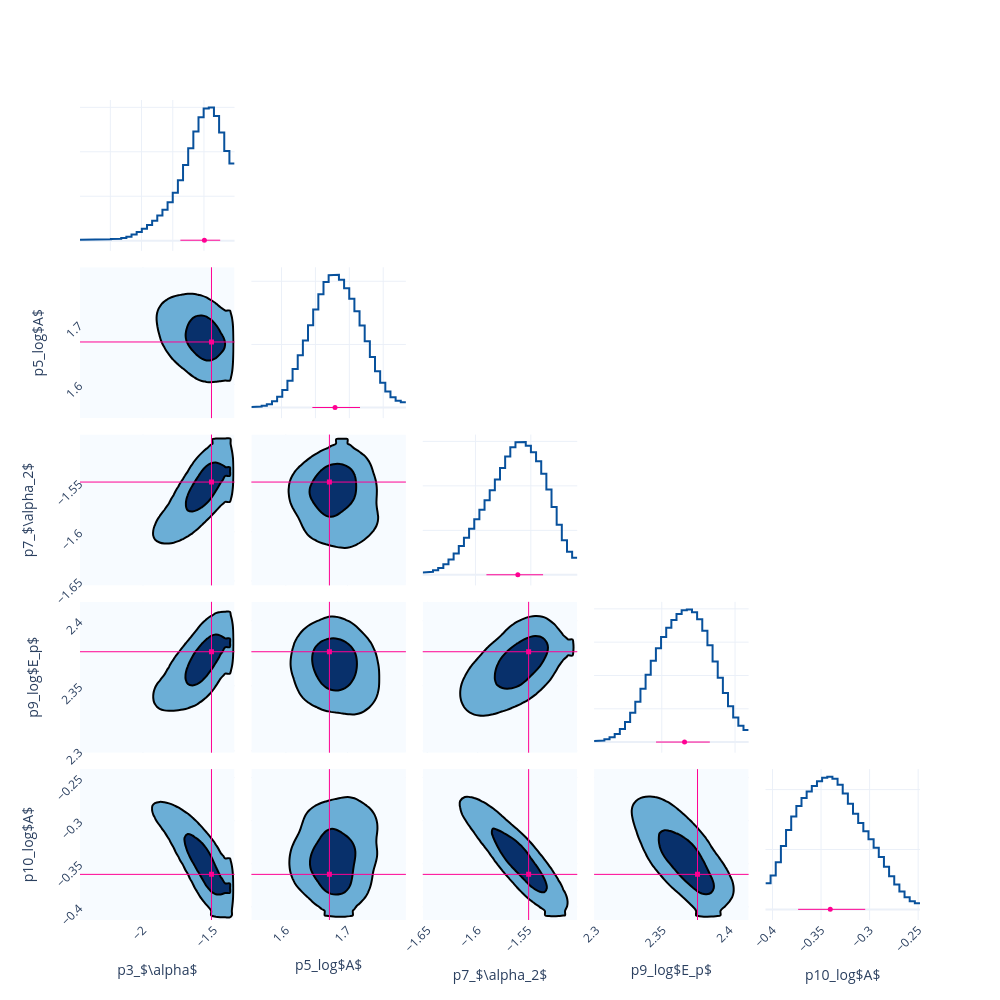

The cell this chart's notebook holds for it:
### Code cell
fig = Plot.post_corner(post, ploter='plotly')
fig.save(f'{savepath}/corner')

### Figure 1 — Plotly figure (JSON) as saved in the notebook; plotly's stock layout.template omitted (floating-point values rounded to 4 significant figures; data arrays with more than 128 entries replaced by an {"elided": "..."} marker saying what was removed)
{"data": [{"line": {"color": "#08519c", "width": 2}, "mode": "lines", "name": "p3_$\\alpha$", "showlegend": false, "type": "scatter", "x": [-2.394, -2.361, -2.361, -2.328, -2.328, -2.295, -2.295, -2.262, -2.262, -2.229, -2.229, -2.196, -2.196, -2.163, -2.163, -2.13, -2.13, -2.097, -2.097, -2.064, -2.064, -2.031, -2.031, -1.998, -1.998, -1.965, -1.965, -1.932, -1.932, -1.899, -1.899, -1.866, -1.866, -1.833, -1.833, -1.8, -1.8, -1.767, -1.767, -1.734, -1.734, -1.701, -1.701, -1.668, -1.668, -1.635, -1.635, -1.602, -1.602, -1.569, -1.569, -1.536, -1.536, -1.503, -1.503, -1.47, -1.47, -1.437, -1.437, -1.404], "xaxis": "x", "y": [0.02054, 0.02054, 0.01901, 0.01901, 0.01826, 0.01826, 0.02058, 0.02058, 0.02586, 0.02586, 0.03182, 0.03182, 0.03715, 0.03715, 0.04458, 0.04458, 0.0603, 0.0603, 0.09007, 0.09007, 0.1358, 0.1358, 0.1955, 0.1955, 0.2672, 0.2672, 0.3515, 0.3515, 0.4503, 0.4503, 0.5644, 0.5644, 0.6972, 0.6972, 0.8616, 0.8616, 1.078, 1.078, 1.359, 1.359, 1.7, 1.7, 2.078, 2.078, 2.454, 2.454, 2.776, 2.776, 2.976, 2.976, 2.996, 2.996, 2.803, 2.803, 2.434, 2.434, 2.016, 2.016, 1.734, 1.734], "yaxis": "y"}, {"line": {"color": "#08519c", "width": 2}, "mode": "lines", "name": "p5_log$A$", "showlegend": false, "type": "scatter", "x": [1.555, 1.563, 1.563, 1.571, 1.571, 1.578, 1.578, 1.586, 1.586, 1.593, 1.593, 1.601, 1.601, 1.609, 1.609, 1.616, 1.616, 1.624, 1.624, 1.631, 1.631, 1.639, 1.639, 1.647, 1.647, 1.654, 1.654, 1.662, 1.662, 1.669, 1.669, 1.677, 1.677, 1.685, 1.685, 1.692, 1.692, 1.7, 1.7, 1.707, 1.707, 1.715, 1.715, 1.723, 1.723, 1.73, 1.73, 1.738, 1.738, 1.745, 1.745, 1.753, 1.753, 1.761, 1.761, 1.768, 1.768, 1.776, 1.776, 1.784], "xaxis": "x7", "y": [0.05406, 0.05406, 0.07918, 0.07918, 0.1452, 0.1452, 0.2759, 0.2759, 0.4992, 0.4992, 0.8531, 0.8531, 1.384, 1.384, 2.124, 2.124, 3.059, 3.059, 4.137, 4.137, 5.302, 5.302, 6.522, 6.522, 7.773, 7.773, 8.972, 8.972, 9.939, 9.939, 10.48, 10.48, 10.51, 10.51, 10.11, 10.11, 9.449, 9.449, 8.614, 8.614, 7.63, 7.63, 6.494, 6.494, 5.251, 5.251, 4.005, 4.005, 2.88, 2.88, 1.963, 1.963, 1.28, 1.28, 0.8161, 0.8161, 0.54, 0.54, 0.4153, 0.4153], "yaxis": "y7"}, {"colorscale": [[0, "rgb(247,251,255)"], [0.125, "rgb(222,235,247)"], [0.25, "rgb(198,219,239)"], [0.375, "rgb(158,202,225)"], [0.5, "rgb(107,174,214)"], [0.625, "rgb(66,146,198)"], [0.75, "rgb(33,113,181)"], [0.875, "rgb(8,81,156)"], [1, "rgb(8,48,107)"]], "contours": {"end": 0.00513, "size": 0.003941, "start": 0.00119}, "line": {"width": 2}, "name": "p3_$\\alpha$&p5_log$A$", "ncontours": 2, "showlegend": false, "showscale": false, "type": "contour", "x": [-2.444, -2.411, -2.378, -2.345, -2.312, -2.279, -2.246, -2.213, -2.18, -2.147, -2.114, -2.081, -2.048, -2.015, -1.982, -1.949, -1.916, -1.883, -1.85, -1.817, -1.784, -1.751, -1.718, -1.685, -1.652, -1.619, -1.586, -1.553, -1.52, -1.487, -1.454, -1.421, -1.388, -1.355], "xaxis": "x6", "y": [1.544, 1.552, 1.559, 1.567, 1.574, 1.582, 1.59, 1.597, 1.605, 1.612, 1.62, 1.628, 1.635, 1.643, 1.65, 1.658, 1.666, 1.673, 1.681, 1.688, 1.696, 1.704, 1.711, 1.719, 1.726, 1.734, 1.742, 1.749, 1.757, 1.764, 1.772, 1.78, 1.787, 1.795], "yaxis": "y6", "z": {"elided": "34x34 float values"}}, {"line": {"color": "#08519c", "width": 2}, "mode": "lines", "name": "p7_$\\alpha_2$", "showlegend": false, "type": "scatter", "x": [-1.648, -1.643, -1.643, -1.638, -1.638, -1.634, -1.634, -1.629, -1.629, -1.624, -1.624, -1.62, -1.62, -1.615, -1.615, -1.61, -1.61, -1.606, -1.606, -1.601, -1.601, -1.596, -1.596, -1.592, -1.592, -1.587, -1.587, -1.582, -1.582, -1.578, -1.578, -1.573, -1.573, -1.569, -1.569, -1.564, -1.564, -1.559, -1.559, -1.555, -1.555, -1.55, -1.55, -1.545, -1.545, -1.541, -1.541, -1.536, -1.536, -1.531, -1.531, -1.527, -1.527, -1.522, -1.522, -1.517, -1.517, -1.513, -1.513, -1.508], "xaxis": "x13", "y": [0.262, 0.262, 0.3402, 0.3402, 0.5083, 0.5083, 0.7823, 0.7823, 1.179, 1.179, 1.715, 1.715, 2.404, 2.404, 3.236, 3.236, 4.177, 4.177, 5.187, 5.187, 6.239, 6.239, 7.314, 7.314, 8.395, 8.395, 9.506, 9.506, 10.71, 10.71, 12.01, 12.01, 13.3, 13.3, 14.33, 14.33, 14.89, 14.89, 14.92, 14.92, 14.51, 14.51, 13.79, 13.79, 12.75, 12.75, 11.35, 11.35, 9.601, 9.601, 7.618, 7.618, 5.626, 5.626, 3.878, 3.878, 2.595, 2.595, 1.923, 1.923], "yaxis": "y13"}, {"colorscale": [[0, "rgb(247,251,255)"], [0.125, "rgb(222,235,247)"], [0.25, "rgb(198,219,239)"], [0.375, "rgb(158,202,225)"], [0.5, "rgb(107,174,214)"], [0.625, "rgb(66,146,198)"], [0.75, "rgb(33,113,181)"], [0.875, "rgb(8,81,156)"], [1, "rgb(8,48,107)"]], "contours": {"end": 0.006088, "size": 0.004568, "start": 0.00152}, "line": {"width": 2}, "name": "p3_$\\alpha$&p7_$\\alpha_2$", "ncontours": 2, "showlegend": false, "showscale": false, "type": "contour", "x": [-2.444, -2.411, -2.378, -2.345, -2.312, -2.279, -2.246, -2.213, -2.18, -2.147, -2.114, -2.081, -2.048, -2.015, -1.982, -1.949, -1.916, -1.883, -1.85, -1.817, -1.784, -1.751, -1.718, -1.685, -1.652, -1.619, -1.586, -1.553, -1.52, -1.487, -1.454, -1.421, -1.388, -1.355], "xaxis": "x11", "y": [-1.655, -1.65, -1.645, -1.641, -1.636, -1.631, -1.627, -1.622, -1.617, -1.613, -1.608, -1.603, -1.599, -1.594, -1.589, -1.585, -1.58, -1.576, -1.571, -1.566, -1.562, -1.557, -1.552, -1.548, -1.543, -1.538, -1.534, -1.529, -1.524, -1.52, -1.515, -1.51, -1.506, -1.501], "yaxis": "y11", "z": {"elided": "34x34 float values"}}, {"colorscale": [[0, "rgb(247,251,255)"], [0.125, "rgb(222,235,247)"], [0.25, "rgb(198,219,239)"], [0.375, "rgb(158,202,225)"], [0.5, "rgb(107,174,214)"], [0.625, "rgb(66,146,198)"], [0.75, "rgb(33,113,181)"], [0.875, "rgb(8,81,156)"], [1, "rgb(8,48,107)"]], "contours": {"end": 0.003496, "size": 0.002549, "start": 0.0009472}, "line": {"width": 2}, "name": "p5_log$A$&p7_$\\alpha_2$", "ncontours": 2, "showlegend": false, "showscale": false, "type": "contour", "x": [1.544, 1.552, 1.559, 1.567, 1.574, 1.582, 1.59, 1.597, 1.605, 1.612, 1.62, 1.628, 1.635, 1.643, 1.65, 1.658, 1.666, 1.673, 1.681, 1.688, 1.696, 1.704, 1.711, 1.719, 1.726, 1.734, 1.742, 1.749, 1.757, 1.764, 1.772, 1.78, 1.787, 1.795], "xaxis": "x12", "y": [-1.655, -1.65, -1.645, -1.641, -1.636, -1.631, -1.627, -1.622, -1.617, -1.613, -1.608, -1.603, -1.599, -1.594, -1.589, -1.585, -1.58, -1.576, -1.571, -1.566, -1.562, -1.557, -1.552, -1.548, -1.543, -1.538, -1.534, -1.529, -1.524, -1.52, -1.515, -1.51, -1.506, -1.501], "yaxis": "y12", "z": {"elided": "34x34 float values"}}, {"line": {"color": "#08519c", "width": 2}, "mode": "lines", "name": "p9_log$E_p$", "showlegend": false, "type": "scatter", "x": [2.304, 2.307, 2.307, 2.311, 2.311, 2.314, 2.314, 2.318, 2.318, 2.321, 2.321, 2.325, 2.325, 2.328, 2.328, 2.332, 2.332, 2.335, 2.335, 2.339, 2.339, 2.342, 2.342, 2.346, 2.346, 2.35, 2.35, 2.353, 2.353, 2.357, 2.357, 2.36, 2.36, 2.364, 2.364, 2.367, 2.367, 2.371, 2.371, 2.374, 2.374, 2.378, 2.378, 2.381, 2.381, 2.385, 2.385, 2.388, 2.388, 2.392, 2.392, 2.395, 2.395, 2.399, 2.399, 2.402, 2.402, 2.406, 2.406, 2.409], "xaxis": "x19", "y": [0.1847, 0.1847, 0.2551, 0.2551, 0.4197, 0.4197, 0.7223, 0.7223, 1.22, 1.22, 1.971, 1.971, 3.021, 3.021, 4.389, 4.389, 6.073, 6.073, 8.025, 8.025, 10.12, 10.12, 12.2, 12.2, 14.1, 14.1, 15.76, 15.76, 17.18, 17.18, 18.34, 18.34, 19.22, 19.22, 19.78, 19.78, 19.92, 19.92, 19.5, 19.5, 18.43, 18.43, 16.73, 16.73, 14.54, 14.54, 12.09, 12.09, 9.645, 9.645, 7.38, 7.38, 5.373, 5.373, 3.695, 3.695, 2.466, 2.466, 1.814, 1.814], "yaxis": "y19"}, {"colorscale": [[0, "rgb(247,251,255)"], [0.125, "rgb(222,235,247)"], [0.25, "rgb(198,219,239)"], [0.375, "rgb(158,202,225)"], [0.5, "rgb(107,174,214)"], [0.625, "rgb(66,146,198)"], [0.75, "rgb(33,113,181)"], [0.875, "rgb(8,81,156)"], [1, "rgb(8,48,107)"]], "contours": {"end": 0.005852, "size": 0.004464, "start": 0.001388}, "line": {"width": 2}, "name": "p3_$\\alpha$&p9_log$E_p$", "ncontours": 2, "showlegend": false, "showscale": false, "type": "contour", "x": [-2.444, -2.411, -2.378, -2.345, -2.312, -2.279, -2.246, -2.213, -2.18, -2.147, -2.114, -2.081, -2.048, -2.015, -1.982, -1.949, -1.916, -1.883, -1.85, -1.817, -1.784, -1.751, -1.718, -1.685, -1.652, -1.619, -1.586, -1.553, -1.52, -1.487, -1.454, -1.421, -1.388, -1.355], "xaxis": "x16", "y": [2.299, 2.302, 2.306, 2.309, 2.313, 2.316, 2.32, 2.323, 2.327, 2.33, 2.334, 2.337, 2.341, 2.344, 2.348, 2.351, 2.355, 2.358, 2.362, 2.365, 2.369, 2.372, 2.376, 2.379, 2.383, 2.386, 2.39, 2.393, 2.397, 2.4, 2.404, 2.408, 2.411, 2.415], "yaxis": "y16", "z": {"elided": "34x34 float values"}}, {"colorscale": [[0, "rgb(247,251,255)"], [0.125, "rgb(222,235,247)"], [0.25, "rgb(198,219,239)"], [0.375, "rgb(158,202,225)"], [0.5, "rgb(107,174,214)"], [0.625, "rgb(66,146,198)"], [0.75, "rgb(33,113,181)"], [0.875, "rgb(8,81,156)"], [1, "rgb(8,48,107)"]], "contours": {"end": 0.003596, "size": 0.002641, "start": 0.0009558}, "line": {"width": 2}, "name": "p5_log$A$&p9_log$E_p$", "ncontours": 2, "showlegend": false, "showscale": false, "type": "contour", "x": [1.544, 1.552, 1.559, 1.567, 1.574, 1.582, 1.59, 1.597, 1.605, 1.612, 1.62, 1.628, 1.635, 1.643, 1.65, 1.658, 1.666, 1.673, 1.681, 1.688, 1.696, 1.704, 1.711, 1.719, 1.726, 1.734, 1.742, 1.749, 1.757, 1.764, 1.772, 1.78, 1.787, 1.795], "xaxis": "x17", "y": [2.299, 2.302, 2.306, 2.309, 2.313, 2.316, 2.32, 2.323, 2.327, 2.33, 2.334, 2.337, 2.341, 2.344, 2.348, 2.351, 2.355, 2.358, 2.362, 2.365, 2.369, 2.372, 2.376, 2.379, 2.383, 2.386, 2.39, 2.393, 2.397, 2.4, 2.404, 2.408, 2.411, 2.415], "yaxis": "y17", "z": {"elided": "34x34 float values"}}, {"colorscale": [[0, "rgb(247,251,255)"], [0.125, "rgb(222,235,247)"], [0.25, "rgb(198,219,239)"], [0.375, "rgb(158,202,225)"], [0.5, "rgb(107,174,214)"], [0.625, "rgb(66,146,198)"], [0.75, "rgb(33,113,181)"], [0.875, "rgb(8,81,156)"], [1, "rgb(8,48,107)"]], "contours": {"end": 0.003611, "size": 0.002632, "start": 0.0009786}, "line": {"width": 2}, "name": "p7_$\\alpha_2$&p9_log$E_p$", "ncontours": 2, "showlegend": false, "showscale": false, "type": "contour", "x": [-1.655, -1.65, -1.645, -1.641, -1.636, -1.631, -1.627, -1.622, -1.617, -1.613, -1.608, -1.603, -1.599, -1.594, -1.589, -1.585, -1.58, -1.576, -1.571, -1.566, -1.562, -1.557, -1.552, -1.548, -1.543, -1.538, -1.534, -1.529, -1.524, -1.52, -1.515, -1.51, -1.506, -1.501], "xaxis": "x18", "y": [2.299, 2.302, 2.306, 2.309, 2.313, 2.316, 2.32, 2.323, 2.327, 2.33, 2.334, 2.337, 2.341, 2.344, 2.348, 2.351, 2.355, 2.358, 2.362, 2.365, 2.369, 2.372, 2.376, 2.379, 2.383, 2.386, 2.39, 2.393, 2.397, 2.4, 2.404, 2.408, 2.411, 2.415], "yaxis": "y18", "z": {"elided": "34x34 float values"}}, {"line": {"color": "#08519c", "width": 2}, "mode": "lines", "name": "p10_log$A$", "showlegend": false, "type": "scatter", "x": [-0.4073, -0.402, -0.402, -0.3967, -0.3967, -0.3913, -0.3913, -0.386, -0.386, -0.3807, -0.3807, -0.3754, -0.3754, -0.3701, -0.3701, -0.3648, -0.3648, -0.3595, -0.3595, -0.3542, -0.3542, -0.3489, -0.3489, -0.3436, -0.3436, -0.3383, -0.3383, -0.333, -0.333, -0.3277, -0.3277, -0.3224, -0.3224, -0.3171, -0.3171, -0.3118, -0.3118, -0.3065, -0.3065, -0.3012, -0.3012, -0.2959, -0.2959, -0.2905, -0.2905, -0.2852, -0.2852, -0.2799, -0.2799, -0.2746, -0.2746, -0.2693, -0.2693, -0.264, -0.264, -0.2587, -0.2587, -0.2534, -0.2534, -0.2481], "xaxis": "x25", "y": [2.196, 2.196, 2.823, 2.823, 3.933, 3.933, 5.285, 5.285, 6.623, 6.623, 7.763, 7.763, 8.642, 8.642, 9.308, 9.308, 9.845, 9.845, 10.31, 10.31, 10.7, 10.7, 10.98, 10.98, 11.08, 11.08, 10.9, 10.9, 10.4, 10.4, 9.669, 9.669, 8.824, 8.824, 7.988, 7.988, 7.222, 7.222, 6.524, 6.524, 5.851, 5.851, 5.144, 5.144, 4.371, 4.371, 3.557, 3.557, 2.772, 2.772, 2.075, 2.075, 1.492, 1.492, 1.025, 1.025, 0.6881, 0.6881, 0.5087, 0.5087], "yaxis": "y25"}, {"colorscale": [[0, "rgb(247,251,255)"], [0.125, "rgb(222,235,247)"], [0.25, "rgb(198,219,239)"], [0.375, "rgb(158,202,225)"], [0.5, "rgb(107,174,214)"], [0.625, "rgb(66,146,198)"], [0.75, "rgb(33,113,181)"], [0.875, "rgb(8,81,156)"], [1, "rgb(8,48,107)"]], "contours": {"end": 0.006109, "size": 0.004402, "start": 0.001706}, "line": {"width": 2}, "name": "p3_$\\alpha$&p10_log$A$", "ncontours": 2, "showlegend": false, "showscale": false, "type": "contour", "x": [-2.444, -2.411, -2.378, -2.345, -2.312, -2.279, -2.246, -2.213, -2.18, -2.147, -2.114, -2.081, -2.048, -2.015, -1.982, -1.949, -1.916, -1.883, -1.85, -1.817, -1.784, -1.751, -1.718, -1.685, -1.652, -1.619, -1.586, -1.553, -1.52, -1.487, -1.454, -1.421, -1.388, -1.355], "xaxis": "x21", "y": [-0.4152, -0.4099, -0.4046, -0.3993, -0.394, -0.3887, -0.3834, -0.3781, -0.3728, -0.3675, -0.3622, -0.3569, -0.3516, -0.3463, -0.3409, -0.3356, -0.3303, -0.325, -0.3197, -0.3144, -0.3091, -0.3038, -0.2985, -0.2932, -0.2879, -0.2826, -0.2773, -0.272, -0.2667, -0.2614, -0.2561, -0.2508, -0.2455, -0.2402], "yaxis": "y21", "z": {"elided": "34x34 float values"}}, {"colorscale": [[0, "rgb(247,251,255)"], [0.125, "rgb(222,235,247)"], [0.25, "rgb(198,219,239)"], [0.375, "rgb(158,202,225)"], [0.5, "rgb(107,174,214)"], [0.625, "rgb(66,146,198)"], [0.75, "rgb(33,113,181)"], [0.875, "rgb(8,81,156)"], [1, "rgb(8,48,107)"]], "contours": {"end": 0.003031, "size": 0.002142, "start": 0.0008892}, "line": {"width": 2}, "name": "p5_log$A$&p10_log$A$", "ncontours": 2, "showlegend": false, "showscale": false, "type": "contour", "x": [1.544, 1.552, 1.559, 1.567, 1.574, 1.582, 1.59, 1.597, 1.605, 1.612, 1.62, 1.628, 1.635, 1.643, 1.65, 1.658, 1.666, 1.673, 1.681, 1.688, 1.696, 1.704, 1.711, 1.719, 1.726, 1.734, 1.742, 1.749, 1.757, 1.764, 1.772, 1.78, 1.787, 1.795], "xaxis": "x22", "y": [-0.4152, -0.4099, -0.4046, -0.3993, -0.394, -0.3887, -0.3834, -0.3781, -0.3728, -0.3675, -0.3622, -0.3569, -0.3516, -0.3463, -0.3409, -0.3356, -0.3303, -0.325, -0.3197, -0.3144, -0.3091, -0.3038, -0.2985, -0.2932, -0.2879, -0.2826, -0.2773, -0.272, -0.2667, -0.2614, -0.2561, -0.2508, -0.2455, -0.2402], "yaxis": "y22", "z": {"elided": "34x34 float values"}}, {"colorscale": [[0, "rgb(247,251,255)"], [0.125, "rgb(222,235,247)"], [0.25, "rgb(198,219,239)"], [0.375, "rgb(158,202,225)"], [0.5, "rgb(107,174,214)"], [0.625, "rgb(66,146,198)"], [0.75, "rgb(33,113,181)"], [0.875, "rgb(8,81,156)"], [1, "rgb(8,48,107)"]], "contours": {"end": 0.005015, "size": 0.00357, "start": 0.001445}, "line": {"width": 2}, "name": "p7_$\\alpha_2$&p10_log$A$", "ncontours": 2, "showlegend": false, "showscale": false, "type": "contour", "x": [-1.655, -1.65, -1.645, -1.641, -1.636, -1.631, -1.627, -1.622, -1.617, -1.613, -1.608, -1.603, -1.599, -1.594, -1.589, -1.585, -1.58, -1.576, -1.571, -1.566, -1.562, -1.557, -1.552, -1.548, -1.543, -1.538, -1.534, -1.529, -1.524, -1.52, -1.515, -1.51, -1.506, -1.501], "xaxis": "x23", "y": [-0.4152, -0.4099, -0.4046, -0.3993, -0.394, -0.3887, -0.3834, -0.3781, -0.3728, -0.3675, -0.3622, -0.3569, -0.3516, -0.3463, -0.3409, -0.3356, -0.3303, -0.325, -0.3197, -0.3144, -0.3091, -0.3038, -0.2985, -0.2932, -0.2879, -0.2826, -0.2773, -0.272, -0.2667, -0.2614, -0.2561, -0.2508, -0.2455, -0.2402], "yaxis": "y23", "z": {"elided": "34x34 float values"}}, {"colorscale": [[0, "rgb(247,251,255)"], [0.125, "rgb(222,235,247)"], [0.25, "rgb(198,219,239)"], [0.375, "rgb(158,202,225)"], [0.5, "rgb(107,174,214)"], [0.625, "rgb(66,146,198)"], [0.75, "rgb(33,113,181)"], [0.875, "rgb(8,81,156)"], [1, "rgb(8,48,107)"]], "contours": {"end": 0.003632, "size": 0.00258, "start": 0.001052}, "line": {"width": 2}, "name": "p9_log$E_p$&p10_log$A$", "ncontours": 2, "showlegend": false, "showscale": false, "type": "contour", "x": [2.299, 2.302, 2.306, 2.309, 2.313, 2.316, 2.32, 2.323, 2.327, 2.33, 2.334, 2.337, 2.341, 2.344, 2.348, 2.351, 2.355, 2.358, 2.362, 2.365, 2.369, 2.372, 2.376, 2.379, 2.383, 2.386, 2.39, 2.393, 2.397, 2.4, 2.404, 2.408, 2.411, 2.415], "xaxis": "x24", "y": [-0.4152, -0.4099, -0.4046, -0.3993, -0.394, -0.3887, -0.3834, -0.3781, -0.3728, -0.3675, -0.3622, -0.3569, -0.3516, -0.3463, -0.3409, -0.3356, -0.3303, -0.325, -0.3197, -0.3144, -0.3091, -0.3038, -0.2985, -0.2932, -0.2879, -0.2826, -0.2773, -0.272, -0.2667, -0.2614, -0.2561, -0.2508, -0.2455, -0.2402], "yaxis": "y24", "z": {"elided": "34x34 float values"}}, {"error_x": {"array": [0.1012], "arrayminus": [0.1538], "color": "#FF0092", "symmetric": false, "thickness": 1, "type": "data", "width": 0}, "marker": {"color": "#FF0092", "size": 5, "symbol": "circle"}, "mode": "markers", "name": "p3_$\\alpha$", "showlegend": false, "type": "scatter", "x": [-1.597], "xaxis": "x", "y": [0.01], "yaxis": "y"}, {"error_x": {"array": [0.03684], "arrayminus": [0.03347], "color": "#FF0092", "symmetric": false, "thickness": 1, "type": "data", "width": 0}, "marker": {"color": "#FF0092", "size": 5, "symbol": "circle"}, "mode": "markers", "name": "p5_log$A$", "showlegend": false, "type": "scatter", "x": [1.679], "xaxis": "x7", "y": [0.01], "yaxis": "y7"}, {"error_x": {"array": [0.0228], "arrayminus": [0.02837], "color": "#FF0092", "symmetric": false, "thickness": 1, "type": "data", "width": 0}, "marker": {"color": "#FF0092", "size": 5, "symbol": "circle"}, "mode": "markers", "name": "p7_$\\alpha_2$", "showlegend": false, "type": "scatter", "x": [-1.562], "xaxis": "x13", "y": [0.01], "yaxis": "y13"}, {"error_x": {"array": [0.01725], "arrayminus": [0.01943], "color": "#FF0092", "symmetric": false, "thickness": 1, "type": "data", "width": 0}, "marker": {"color": "#FF0092", "size": 5, "symbol": "circle"}, "mode": "markers", "name": "p9_log$E_p$", "showlegend": false, "type": "scatter", "x": [2.366], "xaxis": "x19", "y": [0.01], "yaxis": "y19"}, {"error_x": {"array": [0.03598], "arrayminus": [0.03309], "color": "#FF0092", "symmetric": false, "thickness": 1, "type": "data", "width": 0}, "marker": {"color": "#FF0092", "size": 5, "symbol": "circle"}, "mode": "markers", "name": "p10_log$A$", "showlegend": false, "type": "scatter", "x": [-0.3405], "xaxis": "x25", "y": [0.01], "yaxis": "y25"}, {"marker": {"color": "#FF0092", "size": 5, "symbol": "square"}, "mode": "markers", "name": "p3_$\\alpha$&p5_log$A$", "showlegend": false, "type": "scatter", "x": [-1.517], "xaxis": "x6", "y": [1.671], "yaxis": "y6"}, {"marker": {"color": "#FF0092", "size": 5, "symbol": "square"}, "mode": "markers", "name": "p3_$\\alpha$&p7_$\\alpha_2$", "showlegend": false, "type": "scatter", "x": [-1.517], "xaxis": "x11", "y": [-1.549], "yaxis": "y11"}, {"marker": {"color": "#FF0092", "size": 5, "symbol": "square"}, "mode": "markers", "name": "p5_log$A$&p7_$\\alpha_2$", "showlegend": false, "type": "scatter", "x": [1.671], "xaxis": "x12", "y": [-1.549], "yaxis": "y12"}, {"marker": {"color": "#FF0092", "size": 5, "symbol": "square"}, "mode": "markers", "name": "p3_$\\alpha$&p9_log$E_p$", "showlegend": false, "type": "scatter", "x": [-1.517], "xaxis": "x16", "y": [2.376], "yaxis": "y16"}, {"marker": {"color": "#FF0092", "size": 5, "symbol": "square"}, "mode": "markers", "name": "p5_log$A$&p9_log$E_p$", "showlegend": false, "type": "scatter", "x": [1.671], "xaxis": "x17", "y": [2.376], "yaxis": "y17"}, {"marker": {"color": "#FF0092", "size": 5, "symbol": "square"}, "mode": "markers", "name": "p7_$\\alpha_2$&p9_log$E_p$", "showlegend": false, "type": "scatter", "x": [-1.549], "xaxis": "x18", "y": [2.376], "yaxis": "y18"}, {"marker": {"color": "#FF0092", "size": 5, "symbol": "square"}, "mode": "markers", "name": "p3_$\\alpha$&p10_log$A$", "showlegend": false, "type": "scatter", "x": [-1.517], "xaxis": "x21", "y": [-0.3623], "yaxis": "y21"}, {"marker": {"color": "#FF0092", "size": 5, "symbol": "square"}, "mode": "markers", "name": "p5_log$A$&p10_log$A$", "showlegend": false, "type": "scatter", "x": [1.671], "xaxis": "x22", "y": [-0.3623], "yaxis": "y22"}, {"marker": {"color": "#FF0092", "size": 5, "symbol": "square"}, "mode": "markers", "name": "p7_$\\alpha_2$&p10_log$A$", "showlegend": false, "type": "scatter", "x": [-1.549], "xaxis": "x23", "y": [-0.3623], "yaxis": "y23"}, {"marker": {"color": "#FF0092", "size": 5, "symbol": "square"}, "mode": "markers", "name": "p9_log$E_p$&p10_log$A$", "showlegend": false, "type": "scatter", "x": [2.376], "xaxis": "x24", "y": [-0.3623], "yaxis": "y24"}], "layout": {"height": 1000, "shapes": [{"line": {"color": "#FF0092", "width": 1}, "type": "line", "x0": -1.517, "x1": -1.517, "xref": "x6", "y0": 0, "y1": 1, "yref": "y6 domain"}, {"line": {"color": "#FF0092", "width": 1}, "type": "line", "x0": 0, "x1": 1, "xref": "x6 domain", "y0": 1.671, "y1": 1.671, "yref": "y6"}, {"line": {"color": "#FF0092", "width": 1}, "type": "line", "x0": -1.517, "x1": -1.517, "xref": "x11", "y0": 0, "y1": 1, "yref": "y11 domain"}, {"line": {"color": "#FF0092", "width": 1}, "type": "line", "x0": 0, "x1": 1, "xref": "x11 domain", "y0": -1.549, "y1": -1.549, "yref": "y11"}, {"line": {"color": "#FF0092", "width": 1}, "type": "line", "x0": 1.671, "x1": 1.671, "xref": "x12", "y0": 0, "y1": 1, "yref": "y12 domain"}, {"line": {"color": "#FF0092", "width": 1}, "type": "line", "x0": 0, "x1": 1, "xref": "x12 domain", "y0": -1.549, "y1": -1.549, "yref": "y12"}, {"line": {"color": "#FF0092", "width": 1}, "type": "line", "x0": -1.517, "x1": -1.517, "xref": "x16", "y0": 0, "y1": 1, "yref": "y16 domain"}, {"line": {"color": "#FF0092", "width": 1}, "type": "line", "x0": 0, "x1": 1, "xref": "x16 domain", "y0": 2.376, "y1": 2.376, "yref": "y16"}, {"line": {"color": "#FF0092", "width": 1}, "type": "line", "x0": 1.671, "x1": 1.671, "xref": "x17", "y0": 0, "y1": 1, "yref": "y17 domain"}, {"line": {"color": "#FF0092", "width": 1}, "type": "line", "x0": 0, "x1": 1, "xref": "x17 domain", "y0": 2.376, "y1": 2.376, "yref": "y17"}, {"line": {"color": "#FF0092", "width": 1}, "type": "line", "x0": -1.549, "x1": -1.549, "xref": "x18", "y0": 0, "y1": 1, "yref": "y18 domain"}, {"line": {"color": "#FF0092", "width": 1}, "type": "line", "x0": 0, "x1": 1, "xref": "x18 domain", "y0": 2.376, "y1": 2.376, "yref": "y18"}, {"line": {"color": "#FF0092", "width": 1}, "type": "line", "x0": -1.517, "x1": -1.517, "xref": "x21", "y0": 0, "y1": 1, "yref": "y21 domain"}, {"line": {"color": "#FF0092", "width": 1}, "type": "line", "x0": 0, "x1": 1, "xref": "x21 domain", "y0": -0.3623, "y1": -0.3623, "yref": "y21"}, {"line": {"color": "#FF0092", "width": 1}, "type": "line", "x0": 1.671, "x1": 1.671, "xref": "x22", "y0": 0, "y1": 1, "yref": "y22 domain"}, {"line": {"color": "#FF0092", "width": 1}, "type": "line", "x0": 0, "x1": 1, "xref": "x22 domain", "y0": -0.3623, "y1": -0.3623, "yref": "y22"}, {"line": {"color": "#FF0092", "width": 1}, "type": "line", "x0": -1.549, "x1": -1.549, "xref": "x23", "y0": 0, "y1": 1, "yref": "y23 domain"}, {"line": {"color": "#FF0092", "width": 1}, "type": "line", "x0": 0, "x1": 1, "xref": "x23 domain", "y0": -0.3623, "y1": -0.3623, "yref": "y23"}, {"line": {"color": "#FF0092", "width": 1}, "type": "line", "x0": 2.376, "x1": 2.376, "xref": "x24", "y0": 0, "y1": 1, "yref": "y24 domain"}, {"line": {"color": "#FF0092", "width": 1}, "type": "line", "x0": 0, "x1": 1, "xref": "x24 domain", "y0": -0.3623, "y1": -0.3623, "yref": "y24"}], "width": 1000, "xaxis": {"anchor": "y", "domain": [0, 0.184], "showticklabels": false, "tickangle": -45}, "xaxis10": {"anchor": "y10", "domain": [0.816, 1], "showticklabels": false, "tickangle": -45}, "xaxis11": {"anchor": "y11", "domain": [0, 0.184], "showticklabels": false, "tickangle": -45}, "xaxis12": {"anchor": "y12", "domain": [0.204, 0.388], "showticklabels": false, "tickangle": -45}, "xaxis13": {"anchor": "y13", "domain": [0.408, 0.592], "showticklabels": false, "tickangle": -45}, "xaxis14": {"anchor": "y14", "domain": [0.612, 0.796], "showticklabels": false, "tickangle": -45}, "xaxis15": {"anchor": "y15", "domain": [0.816, 1], "showticklabels": false, "tickangle": -45}, "xaxis16": {"anchor": "y16", "domain": [0, 0.184], "showticklabels": false, "tickangle": -45}, "xaxis17": {"anchor": "y17", "domain": [0.204, 0.388], "showticklabels": false, "tickangle": -45}, "xaxis18": {"anchor": "y18", "domain": [0.408, 0.592], "showticklabels": false, "tickangle": -45}, "xaxis19": {"anchor": "y19", "domain": [0.612, 0.796], "showticklabels": false, "tickangle": -45}, "xaxis2": {"anchor": "y2", "domain": [0.204, 0.388], "showticklabels": false, "tickangle": -45}, "xaxis20": {"anchor": "y20", "domain": [0.816, 1], "showticklabels": false, "tickangle": -45}, "xaxis21": {"anchor": "y21", "domain": [0, 0.184], "showticklabels": true, "tickangle": -45, "title": {"text": "p3_$\\alpha$"}}, "xaxis22": {"anchor": "y22", "domain": [0.204, 0.388], "showticklabels": true, "tickangle": -45, "title": {"text": "p5_log$A$"}}, "xaxis23": {"anchor": "y23", "domain": [0.408, 0.592], "showticklabels": true, "tickangle": -45, "title": {"text": "p7_$\\alpha_2$"}}, "xaxis24": {"anchor": "y24", "domain": [0.612, 0.796], "showticklabels": true, "tickangle": -45, "title": {"text": "p9_log$E_p$"}}, "xaxis25": {"anchor": "y25", "domain": [0.816, 1], "showticklabels": true, "tickangle": -45, "title": {"text": "p10_log$A$"}}, "xaxis3": {"anchor": "y3", "domain": [0.408, 0.592], "showticklabels": false, "tickangle": -45}, "xaxis4": {"anchor": "y4", "domain": [0.612, 0.796], "showticklabels": false, "tickangle": -45}, "xaxis5": {"anchor": "y5", "domain": [0.816, 1], "showticklabels": false, "tickangle": -45}, "xaxis6": {"anchor": "y6", "domain": [0, 0.184], "showticklabels": false, "tickangle": -45}, "xaxis7": {"anchor": "y7", "domain": [0.204, 0.388], "showticklabels": false, "tickangle": -45}, "xaxis8": {"anchor": "y8", "domain": [0.408, 0.592], "showticklabels": false, "tickangle": -45}, "xaxis9": {"anchor": "y9", "domain": [0.612, 0.796], "showticklabels": false, "tickangle": -45}, "yaxis": {"anchor": "x", "domain": [0.816, 1], "showticklabels": false, "tickangle": -45}, "yaxis10": {"anchor": "x10", "domain": [0.612, 0.796], "showticklabels": false, "tickangle": -45}, "yaxis11": {"anchor": "x11", "domain": [0.408, 0.592], "showticklabels": true, "tickangle": -45, "title": {"text": "p7_$\\alpha_2$"}}, "yaxis12": {"anchor": "x12", "domain": [0.408, 0.592], "showticklabels": false, "tickangle": -45}, "yaxis13": {"anchor": "x13", "domain": [0.408, 0.592], "showticklabels": false, "tickangle": -45}, "yaxis14": {"anchor": "x14", "domain": [0.408, 0.592], "showticklabels": false, "tickangle": -45}, "yaxis15": {"anchor": "x15", "domain": [0.408, 0.592], "showticklabels": false, "tickangle": -45}, "yaxis16": {"anchor": "x16", "domain": [0.204, 0.388], "showticklabels": true, "tickangle": -45, "title": {"text": "p9_log$E_p$"}}, "yaxis17": {"anchor": "x17", "domain": [0.204, 0.388], "showticklabels": false, "tickangle": -45}, "yaxis18": {"anchor": "x18", "domain": [0.204, 0.388], "showticklabels": false, "tickangle": -45}, "yaxis19": {"anchor": "x19", "domain": [0.204, 0.388], "showticklabels": false, "tickangle": -45}, "yaxis2": {"anchor": "x2", "domain": [0.816, 1], "showticklabels": false, "tickangle": -45}, "yaxis20": {"anchor": "x20", "domain": [0.204, 0.388], "showticklabels": false, "tickangle": -45}, "yaxis21": {"anchor": "x21", "domain": [0, 0.184], "showticklabels": true, "tickangle": -45, "title": {"text": "p10_log$A$"}}, "yaxis22": {"anchor": "x22", "domain": [0, 0.184], "showticklabels": false, "tickangle": -45}, "yaxis23": {"anchor": "x23", "domain": [0, 0.184], "showticklabels": false, "tickangle": -45}, "yaxis24": {"anchor": "x24", "domain": [0, 0.184], "showticklabels": false, "tickangle": -45}, "yaxis25": {"anchor": "x25", "domain": [0, 0.184], "showticklabels": false, "tickangle": -45}, "yaxis3": {"anchor": "x3", "domain": [0.816, 1], "showticklabels": false, "tickangle": -45}, "yaxis4": {"anchor": "x4", "domain": [0.816, 1], "showticklabels": false, "tickangle": -45}, "yaxis5": {"anchor": "x5", "domain": [0.816, 1], "showticklabels": false, "tickangle": -45}, "yaxis6": {"anchor": "x6", "domain": [0.612, 0.796], "showticklabels": true, "tickangle": -45, "title": {"text": "p5_log$A$"}}, "yaxis7": {"anchor": "x7", "domain": [0.612, 0.796], "showticklabels": false, "tickangle": -45}, "yaxis8": {"anchor": "x8", "domain": [0.612, 0.796], "showticklabels": false, "tickangle": -45}, "yaxis9": {"anchor": "x9", "domain": [0.612, 0.796], "showticklabels": false, "tickangle": -45}}}
